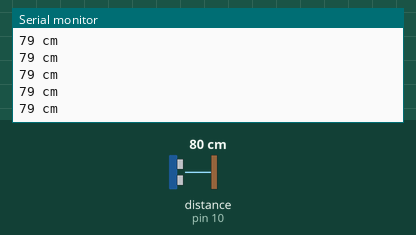
Simulated run of this sketch. Board: Arduino Uno, built with avr-gcc and run on an emulated ATmega328P. On the bench: the last lines printed to the serial monitor. Wiring (inferred from the names in the program): ultrasonic range finder: trigger pin 9; echo pin 10. The inputs (shaded band) are chosen by the test bench; at power-on: distance to the obstacle (sensor on pin 10) 80 cm. The echo pulse lasts 58.3 µs per cm.

Above: at 4.2 s.
4.3 s: distance to the obstacle (sensor on pin 10) set to 195 cm
At 4.44 s:
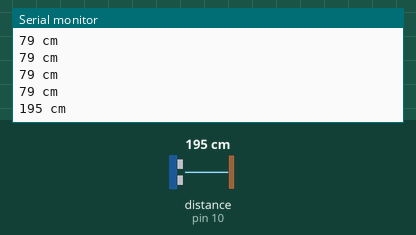
5.8 s: distance to the obstacle (sensor on pin 10) set to 203 cm
At 6.01 s:
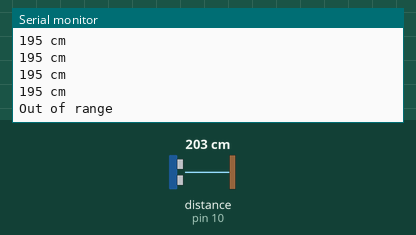

The sketch:

device.ino
```cpp
#define trigPin 9
#define echoPin 10


void setup() {
  Serial.begin (9600);
  pinMode(trigPin, OUTPUT);
  pinMode(echoPin, INPUT);

}

void loop() {
  long duration, distance=0;
  digitalWrite(trigPin, LOW);  // Added this line
  delayMicroseconds(2); // Added this line
  digitalWrite(trigPin, HIGH);
//  delayMicroseconds(1000); - Removed this line
  delayMicroseconds(10); // Added this line
  digitalWrite(trigPin, LOW);
  duration = pulseIn(echoPin, HIGH);
  distance = (duration/2) / 29.1;

  if (distance >= 200 || distance < 0){
    Serial.println("Out of range");
  }
  else {
    Serial.print(distance);
    Serial.println(" cm");
  }
  delay(100);
}
```

Measured:
- the behaviour switches between 199 and 200 cm on distance to the obstacle (sensor on pin 10) (found by bisection; images 1 and 2)
- after the input at 4.3 s, the serial monitor: prints a new line at once (image 1)
- after the input at 5.8 s, the serial monitor: prints a new line after 0.10 s (image 2)
